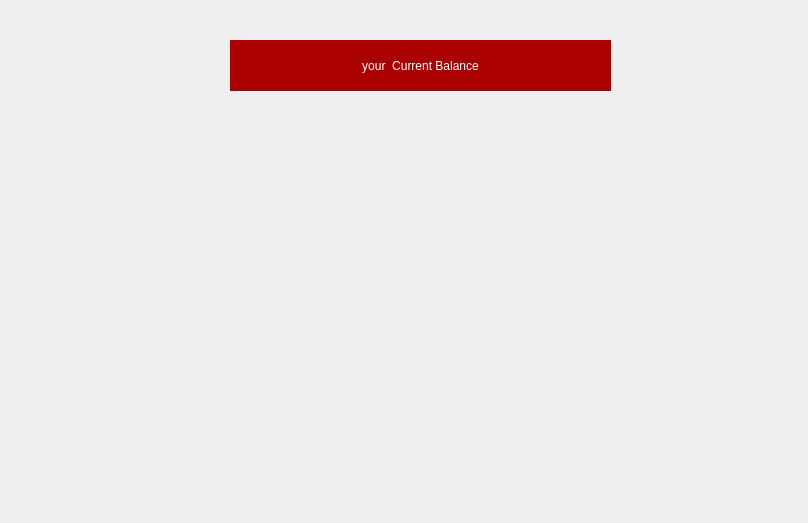
<?xml version="1.0" encoding="UTF-8"?>
<ui version="4.0">
 <class>BalanceBox</class>
 <widget class="QDialog" name="BalanceBox">
  <property name="geometry">
   <rect>
    <x>0</x>
    <y>0</y>
    <width>808</width>
    <height>523</height>
   </rect>
  </property>
  <property name="windowTitle">
   <string>Dialog</string>
  </property>
  <widget class="QLabel" name="label1">
   <property name="geometry">
    <rect>
     <x>230</x>
     <y>40</y>
     <width>381</width>
     <height>51</height>
    </rect>
   </property>
   <property name="styleSheet">
    <string notr="true">QLabel{
	color: rgb(255, 255, 255);
	background-color: rgb(170, 0, 0);
	font: 28pt &quot;Impact&quot;;
}</string>
   </property>
   <property name="text">
    <string>your  Current Balance</string>
   </property>
   <property name="alignment">
    <set>Qt::AlignmentFlag::AlignCenter</set>
   </property>
   <property name="wordWrap">
    <bool>true</bool>
   </property>
   <property name="margin">
    <number>0</number>
   </property>
  </widget>
 </widget>
 <resources/>
 <connections/>
</ui>
